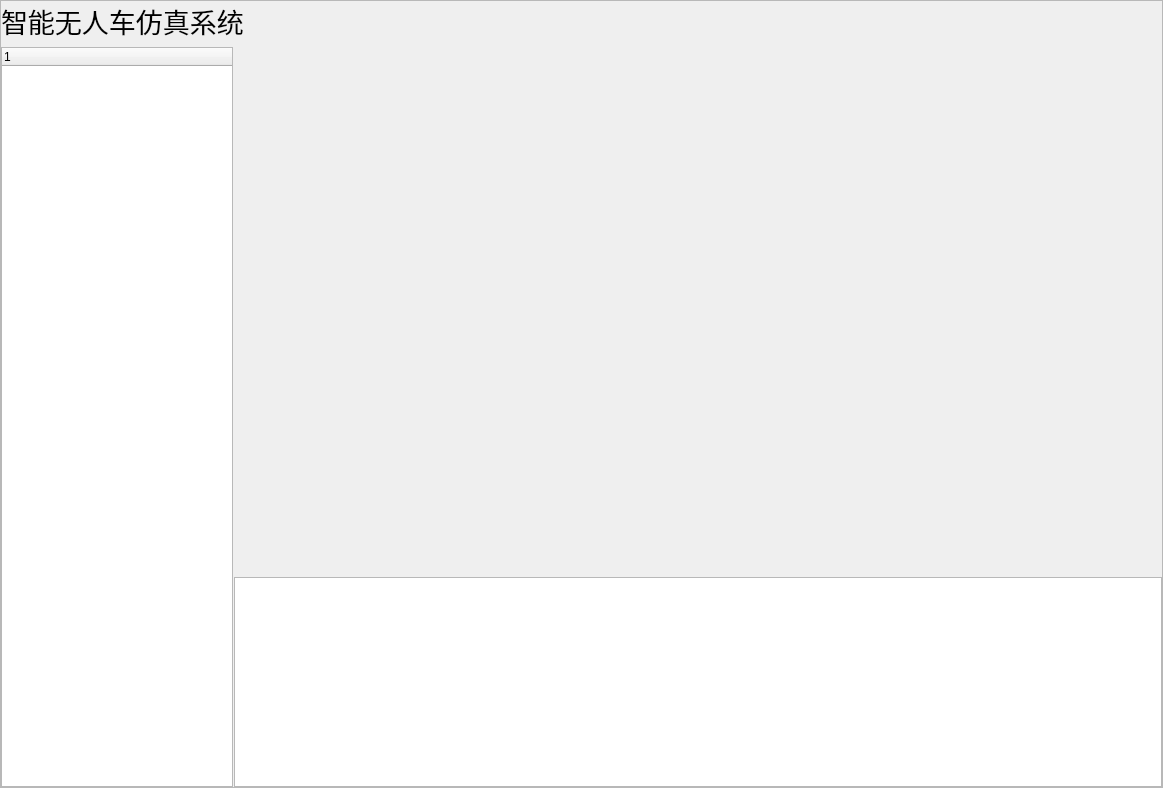
<?xml version="1.0" encoding="UTF-8"?>
<ui version="4.0">
 <class>AutoCarSimClientClass</class>
 <widget class="QMainWindow" name="AutoCarSimClientClass">
  <property name="geometry">
   <rect>
    <x>0</x>
    <y>0</y>
    <width>1163</width>
    <height>788</height>
   </rect>
  </property>
  <property name="windowTitle">
   <string>AutoCarSimClient</string>
  </property>
  <widget class="QWidget" name="centralWidget">
   <layout class="QVBoxLayout" name="verticalLayout">
    <property name="spacing">
     <number>0</number>
    </property>
    <property name="leftMargin">
     <number>0</number>
    </property>
    <property name="topMargin">
     <number>0</number>
    </property>
    <property name="rightMargin">
     <number>0</number>
    </property>
    <property name="bottomMargin">
     <number>0</number>
    </property>
    <item>
     <widget class="QFrame" name="frame">
      <property name="frameShape">
       <enum>QFrame::StyledPanel</enum>
      </property>
      <property name="frameShadow">
       <enum>QFrame::Raised</enum>
      </property>
      <layout class="QGridLayout" name="gridLayout" rowstretch="1,10,4" columnstretch="1,4">
       <property name="leftMargin">
        <number>0</number>
       </property>
       <property name="topMargin">
        <number>0</number>
       </property>
       <property name="rightMargin">
        <number>0</number>
       </property>
       <property name="bottomMargin">
        <number>0</number>
       </property>
       <property name="horizontalSpacing">
        <number>1</number>
       </property>
       <item row="0" column="0" colspan="2">
        <layout class="QHBoxLayout" name="horizontalLayout">
         <item>
          <widget class="QLabel" name="label">
           <property name="font">
            <font>
             <family>楷体</family>
             <pointsize>20</pointsize>
            </font>
           </property>
           <property name="text">
            <string>智能无人车仿真系统</string>
           </property>
          </widget>
         </item>
         <item>
          <spacer name="horizontalSpacer">
           <property name="orientation">
            <enum>Qt::Horizontal</enum>
           </property>
           <property name="sizeHint" stdset="0">
            <size>
             <width>40</width>
             <height>20</height>
            </size>
           </property>
          </spacer>
         </item>
         <item>
          <widget class="QPushButton" name="pushButton_3">
           <property name="minimumSize">
            <size>
             <width>30</width>
             <height>30</height>
            </size>
           </property>
           <property name="maximumSize">
            <size>
             <width>30</width>
             <height>30</height>
            </size>
           </property>
           <property name="text">
            <string/>
           </property>
           <property name="icon">
            <iconset resource="AutoCarSimClient.qrc">
             <normaloff>:/res/img/zuixiaohua.png</normaloff>:/res/img/zuixiaohua.png</iconset>
           </property>
           <property name="flat">
            <bool>true</bool>
           </property>
          </widget>
         </item>
         <item>
          <widget class="QPushButton" name="pushButton">
           <property name="minimumSize">
            <size>
             <width>25</width>
             <height>25</height>
            </size>
           </property>
           <property name="maximumSize">
            <size>
             <width>30</width>
             <height>30</height>
            </size>
           </property>
           <property name="text">
            <string/>
           </property>
           <property name="icon">
            <iconset resource="AutoCarSimClient.qrc">
             <normaloff>:/res/img/zuidahua.png</normaloff>:/res/img/zuidahua.png</iconset>
           </property>
           <property name="flat">
            <bool>true</bool>
           </property>
          </widget>
         </item>
         <item>
          <widget class="QPushButton" name="pushButton_2">
           <property name="minimumSize">
            <size>
             <width>30</width>
             <height>30</height>
            </size>
           </property>
           <property name="maximumSize">
            <size>
             <width>30</width>
             <height>30</height>
            </size>
           </property>
           <property name="baseSize">
            <size>
             <width>25</width>
             <height>25</height>
            </size>
           </property>
           <property name="text">
            <string/>
           </property>
           <property name="icon">
            <iconset resource="AutoCarSimClient.qrc">
             <normaloff>:/res/img/baseline-close-px.png</normaloff>:/res/img/baseline-close-px.png</iconset>
           </property>
           <property name="flat">
            <bool>true</bool>
           </property>
          </widget>
         </item>
        </layout>
       </item>
       <item row="1" column="0" rowspan="2">
        <widget class="QTreeWidget" name="treeWidget">
         <column>
          <property name="text">
           <string notr="true">1</string>
          </property>
         </column>
        </widget>
       </item>
       <item row="1" column="1">
        <widget class="QStackedWidget" name="stackedWidget">
         <property name="currentIndex">
          <number>1</number>
         </property>
         <widget class="QWidget" name="page"/>
         <widget class="QWidget" name="page_2"/>
        </widget>
       </item>
       <item row="2" column="1">
        <widget class="QTableWidget" name="tableWidget"/>
       </item>
      </layout>
     </widget>
    </item>
   </layout>
  </widget>
 </widget>
 <layoutdefault spacing="6" margin="11"/>
 <resources>
  <include location="AutoCarSimClient.qrc"/>
 </resources>
 <connections/>
</ui>
